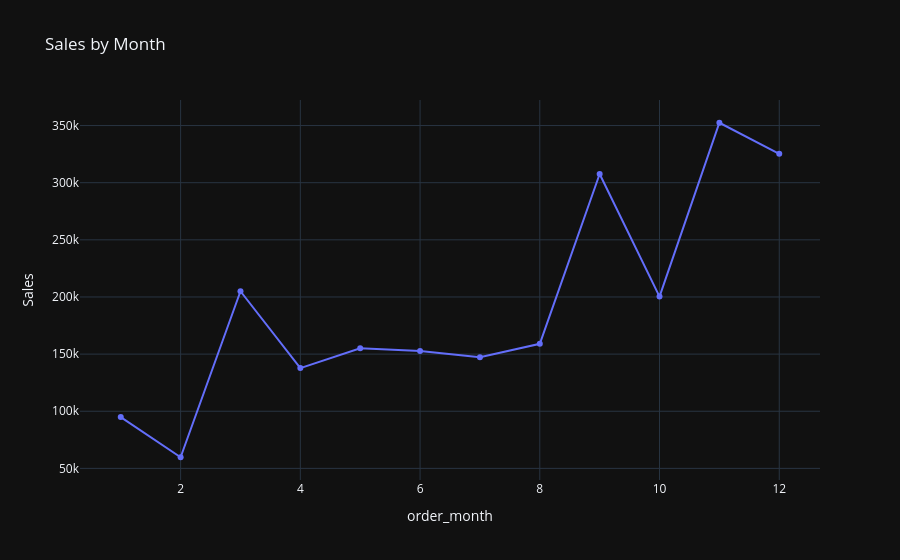

Notebook cell for this chart:
### Code cell
#plt.plot(sales_by_month)
#plt.show()
px.line(sales_by_month,x='order_month',y='Sales',title='Sales by Month',markers='0')

### Figure 1 — Plotly figure (JSON) as saved in the notebook; plotly's stock layout.template omitted (floating-point values rounded to 4 significant figures)
{"data": [{"hovertemplate": "order_month=%{x}<br>Sales=%{y}<extra></extra>", "legendgroup": "", "line": {"color": "#636efa", "dash": "solid"}, "marker": {"symbol": "circle"}, "mode": "lines+markers", "name": "", "orientation": "v", "showlegend": false, "x": [1, 2, 3, 4, 5, 6, 7, 8, 9, 10, 11, 12], "xaxis": "x", "y": [94920.0, 59750.0, 205000.0, 137800.0, 155000.0, 152700.0, 147200.0, 159000.0, 307600.0, 200300.0, 352500.0, 325300.0], "yaxis": "y", "type": "scatter"}], "layout": {"xaxis": {"anchor": "y", "domain": [0.0, 1.0], "title": {"text": "order_month"}}, "yaxis": {"anchor": "x", "domain": [0.0, 1.0], "title": {"text": "Sales"}}, "legend": {"tracegroupgap": 0}, "title": {"text": "Sales by Month"}}}
